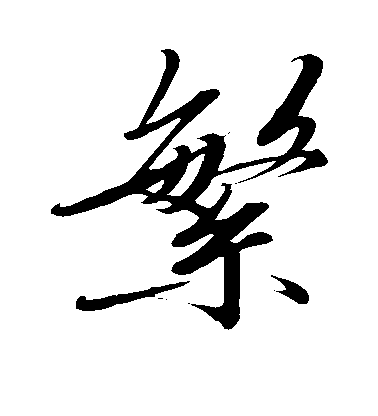
#> input picture assets/image/fan.png, 378 x 416 px
$ python generate_brand_images.py
#> lines starting #> are read from the running program, lines starting #| are printed output that depends on the picture; after the words box and inside, x2 and y2 are one past the last pixel; in counts of white or black regions, pixels touching at a corner belong together
#!/usr/bin/env python3
# SPDX-FileCopyrightText: 2026 chopper1026
# SPDX-License-Identifier: LicenseRef-Kiikoread-Personal-Study-1.0
"""中文：压缩用户 logo 并生成共用锁屏及默认头像。/ English: Pack the user logo, shared lock art and default avatars."""

import argparse
from io import BytesIO
from pathlib import Path

from PIL import Image, ImageOps

ROOT = Path(__file__).resolve().parents[1]
SOURCE = ROOT / "assets/image/fan.png"
STARTUP = ROOT / "assets/image/startup.png"
SCREEN = (684, 1216)
AVATAR_SIDES = (60, 82)


def gray16(image):
    return image.convert("L").point(lambda value: ((value + 8) // 17) * 17)


def png(image):
    output = BytesIO()
    image.quantize(colors=16, dither=Image.Dither.NONE).save(
        output, format="PNG", bits=4, optimize=True
    )
    return output.getvalue()


def packed(image):
    pixels = gray16(image).tobytes()
    assert image.width % 2 == 0
    # 左像素位于低半字节，与 EPD 绘图契约一致。/ The left pixel uses the low nibble, matching EPD drawing.
    return bytes((left >> 4) | (right & 0xF0) for left, right in zip(pixels[::2], pixels[1::2]))


def outputs(logo, splash):
    logo = ImageOps.pad(gray16(logo), (600, 600), method=Image.Resampling.LANCZOS, color=255)
    lock = Image.new("L", SCREEN, 255)
    mark = gray16(logo.resize((588, 588), Image.Resampling.LANCZOS))
    lock.paste(mark, ((SCREEN[0] - mark.width) // 2, (SCREEN[1] - mark.height) // 2))
    splash = gray16(splash)
    if splash.size != SCREEN:
        raise ValueError(f"startup image must be {SCREEN[0]} x {SCREEN[1]}")
    avatars = bytearray()
    for side in AVATAR_SIDES:
        avatar = Image.new("L", (side, side), 255)
        inset = side // 12
        mark = gray16(logo.resize((side - 2 * inset, side - 2 * inset), Image.Resampling.LANCZOS))
        avatar.paste(mark, (inset, inset))
        avatars.extend(packed(avatar))
    return {
        ROOT / "assets/image/lock-screen.png": png(lock),
        ROOT / "main/assets/lock_4bpp.bin": packed(lock),
        ROOT / "main/assets/startup_4bpp.bin": packed(splash),
        ROOT / "main/assets/avatar_4bpp.bin": bytes(avatars),
    }


def main():
    parser = argparse.ArgumentParser(description=__doc__)
    parser.add_argument("--check", action="store_true", help="Check generated assets without writing")
    args = parser.parse_args()
    with Image.open(SOURCE) as source:
#> source is the input picture: PIL image 378x416 1; 89.2% white; 9 black regions (6 under 20 px), largest, box (x1, y1, x2, y2) and area: (51, 49, 328, 330) 15550, (76, 281, 190, 311) 965, (271, 275, 309, 304) 460
        logo = ImageOps.exif_transpose(source).convert("L")
    with Image.open(STARTUP) as source:
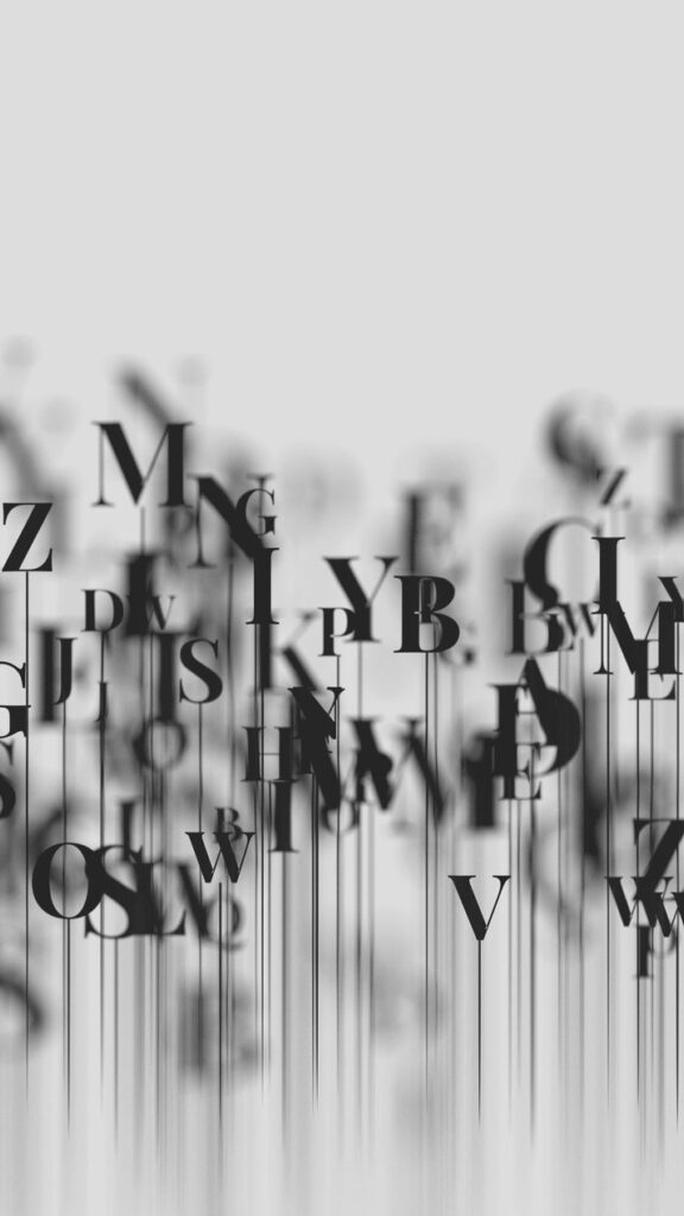
#> input picture assets/image/startup.png, 684 x 1216 px
#> source is the input picture: PIL image 684x1216 L; min 13, max 238, mean 182.7
        splash = ImageOps.exif_transpose(source).convert("L")
    for path, data in outputs(logo, splash).items():
#> in outputs, `logo = ImageOps.pad(gray16(logo), (600, 600), method=Image.Resampling...`:
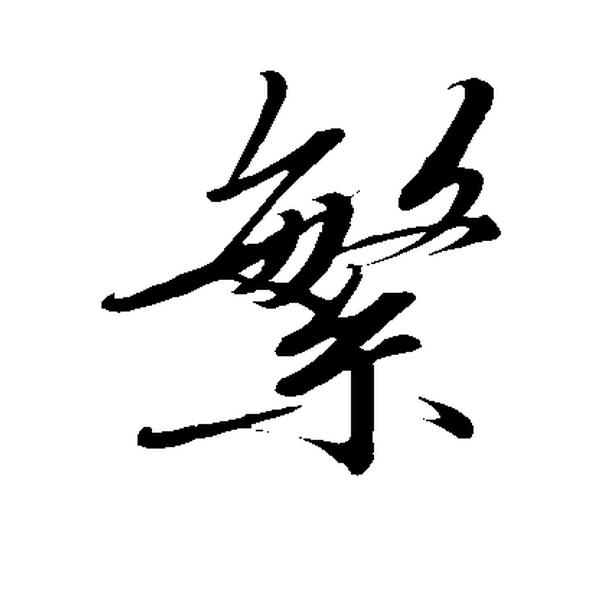
#> logo: PIL image 600x600 L; min 0, max 255, mean 230
#> in outputs, `lock = Image.new("L", SCREEN, 255)`: lock: PIL image 684x1216 L; every value is 255
        if args.check:
            assert path.read_bytes() == data, f"Regenerate {path.relative_to(ROOT)}"
        elif not path.exists() or path.read_bytes() != data:
            path.write_bytes(data)
        print(f"{'CHECK' if args.check else 'WRITE'} {path.relative_to(ROOT)}: {len(data)} bytes")
#> this loop made 4 passes
#| WRITE assets/image/lock-screen.png: 9988 bytes
#| WRITE main/assets/lock_4bpp.bin: 415872 bytes
#| WRITE main/assets/startup_4bpp.bin: 415872 bytes
#| WRITE main/assets/avatar_4bpp.bin: 5162 bytes


if __name__ == "__main__":
    main()
